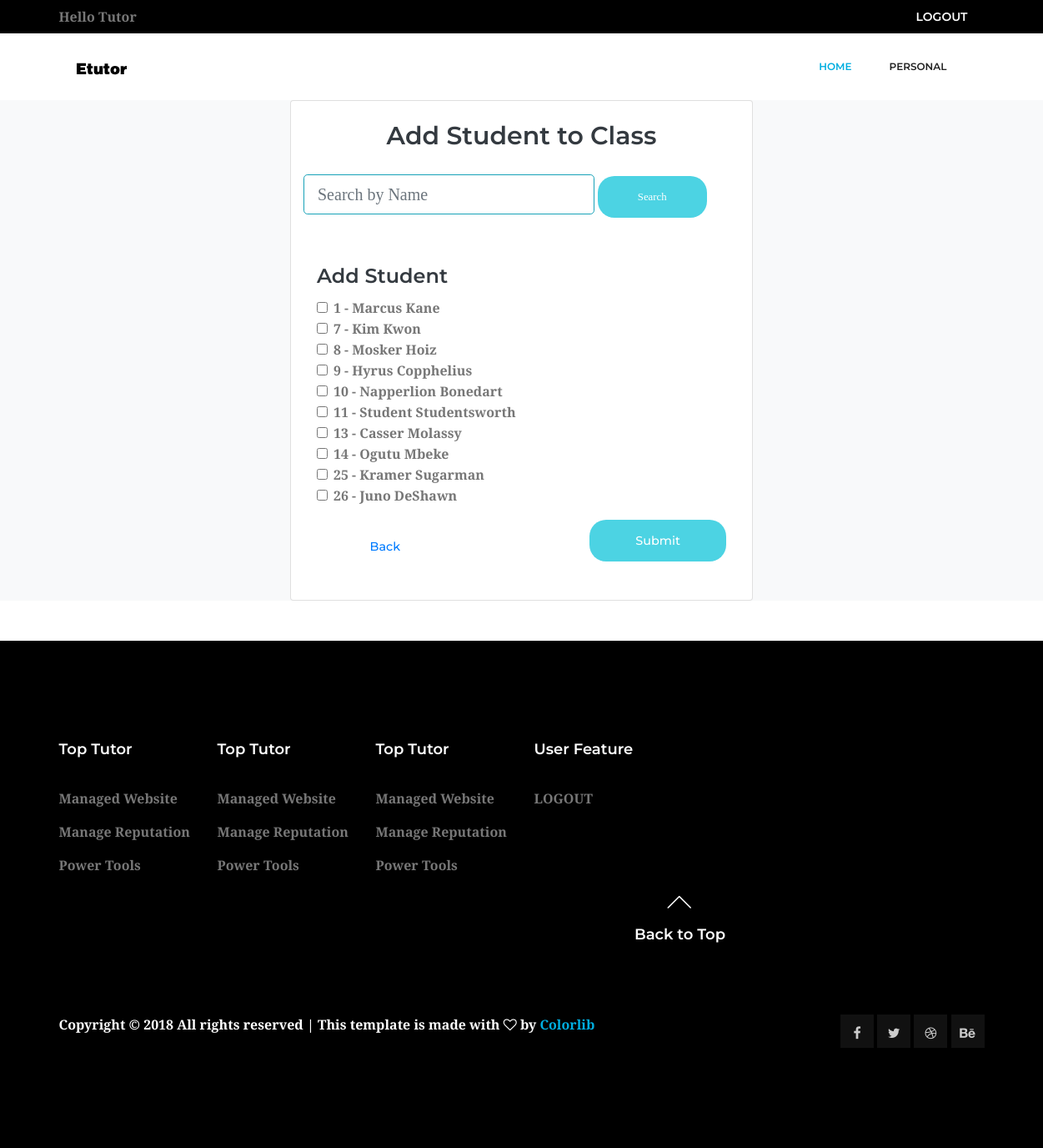
/classroomstudent_add_bulk.php (signed in), run on the app's committed database.
### tables this page shows
CREATE TABLE `tbluser` (
  `user_id` int(11) NOT NULL,
  `first_name` varchar(45) NOT NULL,
  `last_name` varchar(45) NOT NULL,
  `email` varchar(45) NOT NULL,
  `password` varchar(45) NOT NULL,
  `role` int(11) NOT NULL
);

### controller/c_router.php (called while the page is built)
<?php
class c_Router{
	public function loadView($view, $data=array()){
		include("view/v_layout.php");
	}
}

### controller/c_classroomstudent.php (called while the page is built, shortened)
<?php
include_once("controller/c_router.php");
class c_ClassroomStudent extends c_Router
{
	public function getAddBulk()
	{
		$this->loadView('v_classroomstudentadd_bulk');
	}
}

### classroomstudent_add_bulk.php (called while the page is built)
<?php
require_once("controller/c_classroomstudent.php");
$controller = new c_ClassroomStudent();
$controller->getAddBulk();

### model/dbconnect.php (called while the page is built, shortened)
<?php
class DbConnect
{
	public $_db = null;
	public $_sql = "";
	function DBconnect()
	{
		$this->_db = new PDO('mysql:host=localhost:4406;dbname=etutor', 'root', '');
		$this->_db->query('set names "utf8"');
	}
	public function setQuery($sql)
	{
		$this->_sql = $sql;
	}
	public function execute($options = array())
	{
		$this->_cursor = $this->_db->prepare($this->_sql);
		$this->_cursor->execute();
		return $this->_cursor;
	}
	public function getAllRows($options = array())
	{
		if (!$options) {
			if (!$result = $this->execute())
				return false;
		} else {
			if (!$result = $this->execute($options))
				return false;
		}
		return $result->fetchAll(PDO::FETCH_OBJ);
	}
}

### controller/c_user.php (called while the page is built, shortened)
<?php
require_once("controller/c_router.php");
include_once("model/m_user.php");
class c_User extends c_Router
{
	public function getStudentList()
	{
		$muser = new m_User();
		$userlist = $muser->getAllStudent();
		$data = array('UserList' => $userlist);
		return $data;
	}
}

### model/m_user.php (called while the page is built, shortened)
<?php
include_once('model/dbconnect.php');
class m_User extends DBconnect
{
	public function getAllStudent()
	{
		$sql = "SELECT * FROM tbluser where role = 1";
		$studentlist = $this->getAllRows();
		return $studentlist;
	}
}

### view/v_classroomstudentadd_bulk.php (the view, shortened to what this page needs)
<?php
$cuser = new c_User();
$data = $cuser->getStudentList();
$userlist = $data['UserList'];
?>
<div class="container">
	<div class="card col-sm-12 col-md-6 mb-5 mx-auto bg-white">
		<h2 class="pt-4 text-dark card-title text-center">Add Student to Class</h2>
		<div class="row py-3">
			<form action="" method="post" class="col-12">
				<input type="text" name="search" class="d-inline form-control form-control-lg col-md-8 col-sm-12 border border-info" placeholder="Search by Name">
				<input type="submit" name="subb" value="Search" class="d-inline genric-btn success circle px-4 py-1 col-md-3 col-sm-12">
			</form>
		</div>
		<form action="#" method="post" class="center p-3 pb-4">
			<h3 class="pt-4 text-dark  card-title">Add Student</h3>
			<?php
			foreach ($userlist as $student) {
			?>
				<div class="form-check">
					<input class="form-check-input" type="checkbox" name="student[]" value="<?= $student->user_id ?>" id="defaultCheck<?= $student->user_id ?>">
					<label class="form-check-label" for="defaultCheck<?= $student->user_id ?>">
						<?= $student->user_id ?> - <?= $student->first_name ?> <?= $student->last_name ?>
					</label>
				</div>
			<?php
			}
			?>
			<div class="pt-3">
				<h4><input type="submit" class="genric-btn success circle px-5 py-1 col-sm-12 mb-sm-3 col-md-4 float-right" value="Submit" name="submit"></h4>
				<h4><a href="classroom.php" class="genric-btn  circle px-5 py-1 col-sm-12 mb-sm-3 col-md-4 float-left">Back</a></h4>
			</div>
	</div>
</div>
</div>

### data on the page
tbluser: user_id "1", first_name "Marcus", last_name "Kane"
tbluser: user_id "7", first_name "Kim", last_name "Kwon"
tbluser: user_id "8", first_name "Mosker", last_name "Hoiz"
tbluser: user_id "9", first_name "Hyrus", last_name "Copphelius"
tbluser: user_id "10", first_name "Napperlion", last_name "Bonedart"
tbluser: user_id "11", first_name "Student", last_name "Studentsworth"
tbluser: user_id "13", first_name "Casser", last_name "Molassy"
tbluser: user_id "14", first_name "Ogutu", last_name "Mbeke"
tbluser: user_id "25", first_name "Kramer", last_name "Sugarman"
tbluser: user_id "26", first_name "Juno", last_name "DeShawn"

### other printed values
$_SESSION['user_name'] "Tutor"
